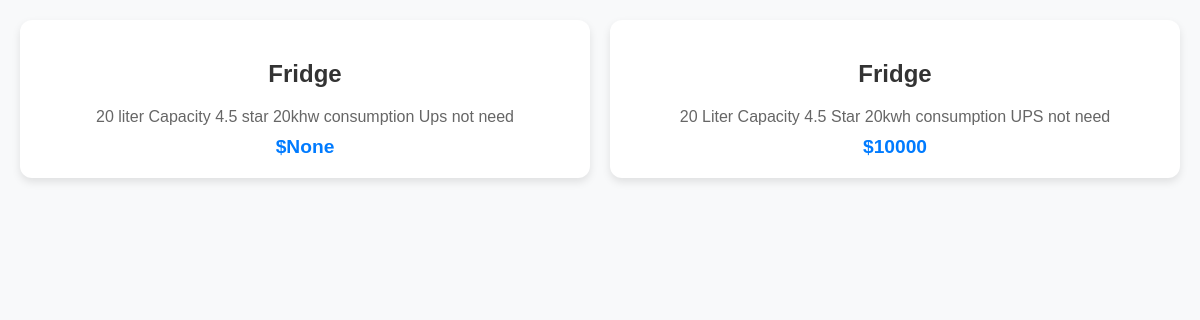
The page / on the database its author committed.
### electronics/models.py (models this page shows, shortened)
class Product(models.Model):
    name = models.CharField(max_length=100)
    desc = models.TextField(null=True)
    price = models.IntegerField(null=True)

### electronics/views.py (the view)
# urls.py: path('', views.home, name='home'),
def home(request):
    prod = Product.objects.all()
    return render(request , "electronics/home.html",{"prod":prod})

### electronics/templates/electronics/home.html (shortened to what this page needs)
<!DOCTYPE html>
<html lang="en">
<head>
</head>
<body>
    <div class="product-container">
        {% for pro in prod %}
        <div class="product-card">
            <h2 class="product-name">{{ pro.name }}</h2>
            <p class="product-desc">{{ pro.desc }}</p>
            <span class="product-price">${{ pro.price }}</span>
        </div>
        {% endfor %}
    </div>
</body>
</html>

### electronics/templates/electronics/home.html (style rules this page uses)
body { font-family: Arial, sans-serif; background-color: #f8f9fa; margin: 0; padding: 20px; }
.product-container { display: grid; grid-template-columns: repeat(auto-fit, minmax(250px, 1fr)); gap: 20px; max-width: 1200px; margin: auto; }
.product-card { background: white; padding: 20px; border-radius: 12px; box-shadow: 0 4px 8px rgba(0, 0, 0, 0.1); text-align: center; transition: transform 0.3s ease; }
.product-name { font-size: 1.5em; color: #333; }
.product-desc { font-size: 1em; color: #666; margin: 10px 0; }
.product-price { font-size: 1.2em; font-weight: bold; color: #007bff; }

### rows shown on the page
Product: name "Fridge", desc "20 liter Capacity 4.5 star 20khw consumption Ups not need", price "None"
Product: name "Fridge", desc "20 Liter Capacity 4.5 Star 20kwh consumption UPS not need", price "10000"
